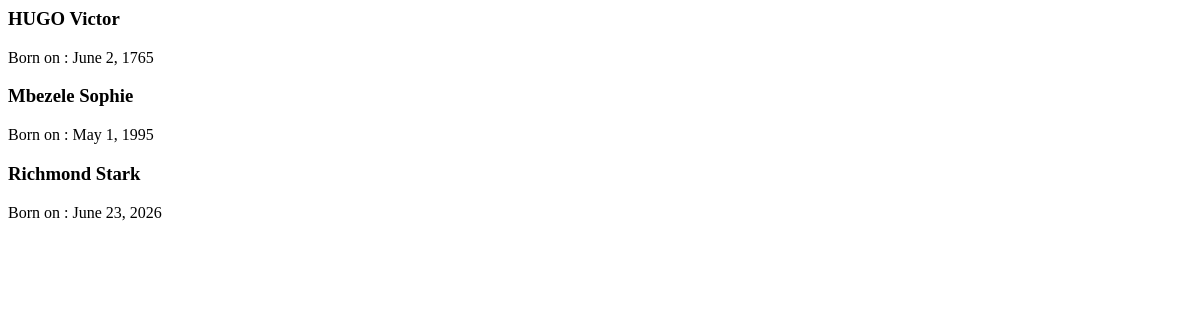
Page /author/all/ on the earlier database version.
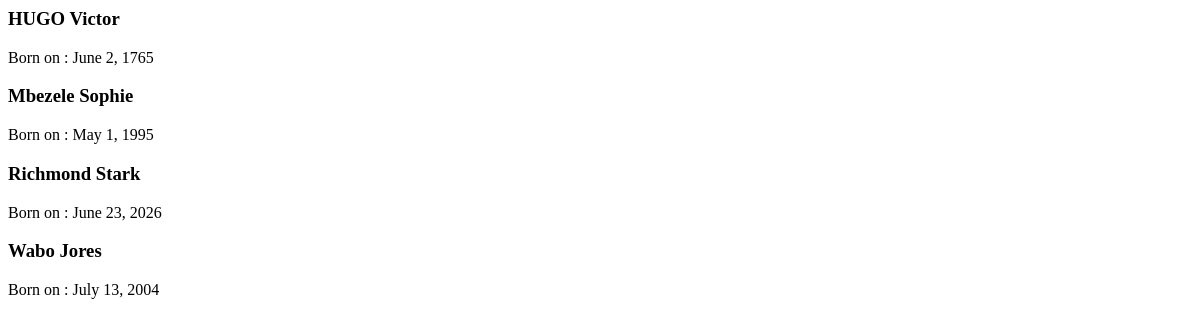
Same page on the later database version.
### core/models.py (models this page shows, shortened)
class Author(models.Model):
    name = models.CharField(max_length=50)
    surname = models.CharField(max_length=50)
    birthday = models.DateField(auto_now=False, auto_now_add=False)
    class Meta:
        verbose_name = "Author"
        verbose_name_plural = "Authors"

### core/views.py (the view)
# urls.py: path('author/all/', views.list_authors, name="authors_list"),
def list_authors(request):
    if request.GET.get('q') != None:
        search = request.GET.get('q')
        authors = models.Author.objects.filter(name__icontains = search)
    else:
        authors = models.Author.objects.all()
    return render(request, "core/authors.html", {"authors" : authors})

### core/templates/core/authors.html
{% for author in authors %}
    <h3>{{ author.name }} {{ author.surname }} </h3>
    <p>Born on : {{ author.birthday }}<p>
{% endfor %}

Differences in the rows shown:
added Author: name "Wabo", surname "Jores", birthday "July 13, 2004"
